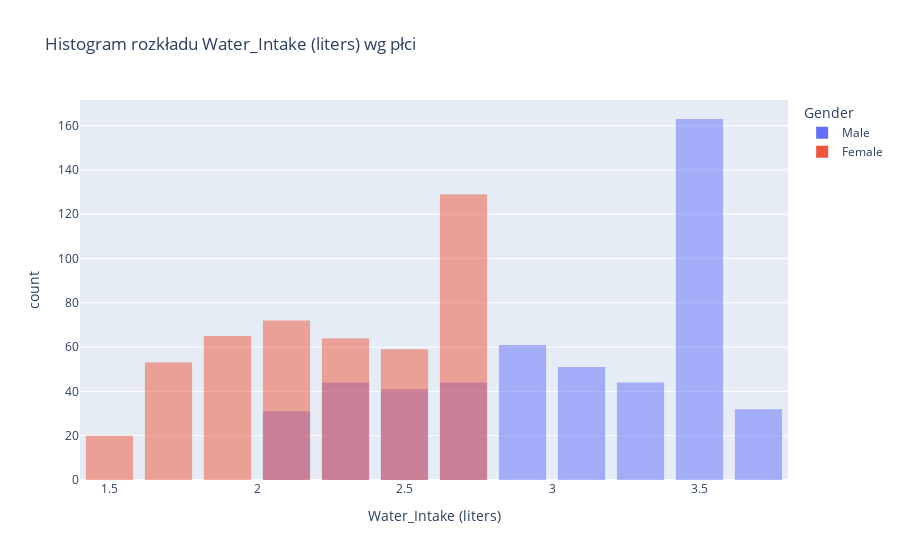
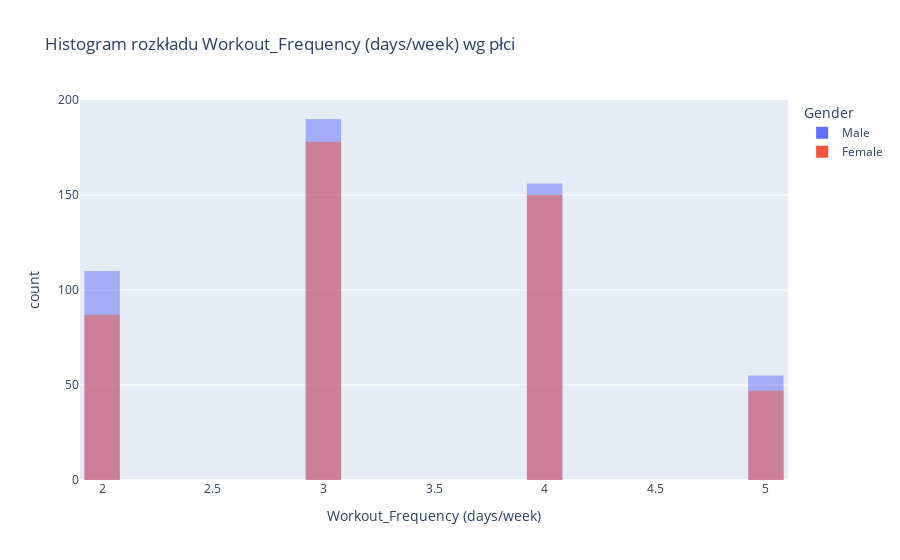
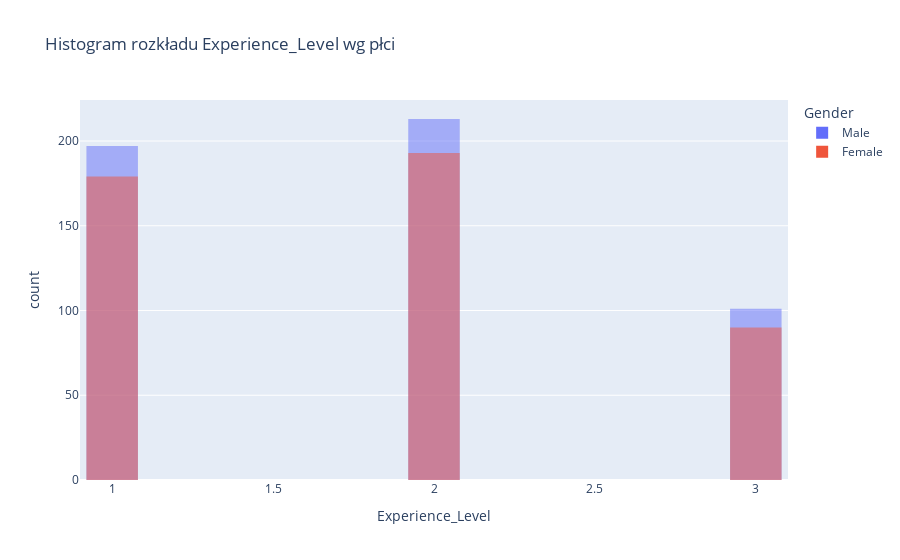
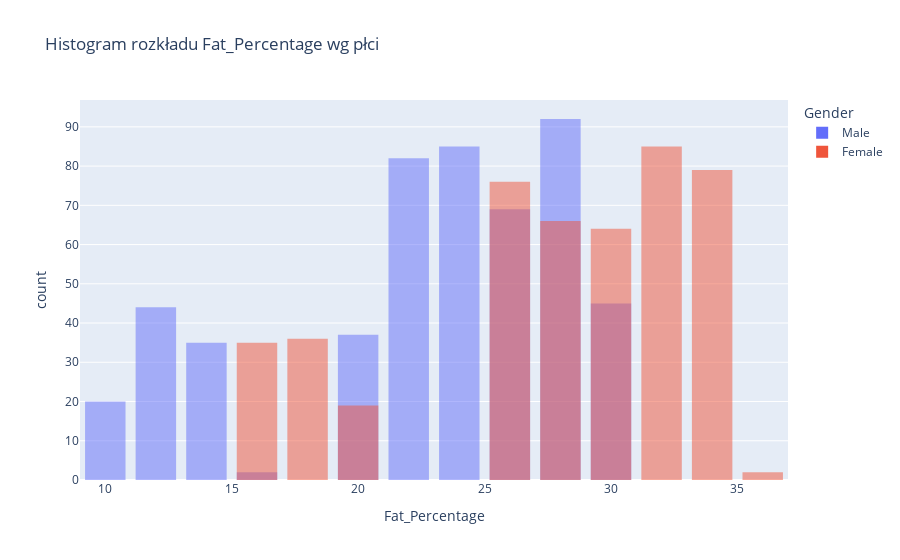

The cell these charts' notebook holds for them, in order:
### Code cell
# import plotly.express as px

included_columns = ['Water_Intake (liters)', 'Workout_Frequency (days/week)', 'Experience_Level', 'Fat_Percentage']

for col in included_columns:
    if col in df.columns:
        fig = px.histogram(
            df,
            x=col,
            color='Gender',  # rozdzielnie dla Male i Female
            barmode='overlay',  # słupki nakładają się
            nbins=20,  # można dopasować
            title=f"Histogram rozkładu {col} wg płci",
        )
        fig.update_layout(bargap=0.2)
        fig.show()

### Figure 1 — Plotly figure (JSON) as saved in the notebook; plotly's stock layout.template omitted (floating-point values rounded to 4 significant figures; data arrays with more than 128 entries replaced by an {"elided": "..."} marker saying what was removed)
{"data": [{"bingroup": "x", "hovertemplate": "Gender=Male<br>Water_Intake (liters)=%{x}<br>count=%{y}<extra></extra>", "legendgroup": "Male", "marker": {"color": "#636efa", "opacity": 0.5, "pattern": {"shape": ""}}, "name": "Male", "nbinsx": 20, "orientation": "v", "showlegend": true, "type": "histogram", "x": {"elided": "511 float values"}, "xaxis": "x", "yaxis": "y"}, {"bingroup": "x", "hovertemplate": "Gender=Female<br>Water_Intake (liters)=%{x}<br>count=%{y}<extra></extra>", "legendgroup": "Female", "marker": {"color": "#EF553B", "opacity": 0.5, "pattern": {"shape": ""}}, "name": "Female", "nbinsx": 20, "orientation": "v", "showlegend": true, "type": "histogram", "x": {"elided": "462 float values"}, "xaxis": "x", "yaxis": "y"}], "layout": {"bargap": 0.2, "barmode": "overlay", "legend": {"title": {"text": "Gender"}, "tracegroupgap": 0}, "title": {"text": "Histogram rozkładu Water_Intake (liters) wg płci"}, "xaxis": {"anchor": "y", "domain": [0, 1], "title": {"text": "Water_Intake (liters)"}}, "yaxis": {"anchor": "x", "domain": [0, 1], "title": {"text": "count"}}}}

### Figure 2 — Plotly figure (JSON) as saved in the notebook; plotly's stock layout.template omitted (floating-point values rounded to 4 significant figures; data arrays with more than 128 entries replaced by an {"elided": "..."} marker saying what was removed)
{"data": [{"bingroup": "x", "hovertemplate": "Gender=Male<br>Workout_Frequency (days/week)=%{x}<br>count=%{y}<extra></extra>", "legendgroup": "Male", "marker": {"color": "#636efa", "opacity": 0.5, "pattern": {"shape": ""}}, "name": "Male", "nbinsx": 20, "orientation": "v", "showlegend": true, "type": "histogram", "x": {"elided": "511 int values"}, "xaxis": "x", "yaxis": "y"}, {"bingroup": "x", "hovertemplate": "Gender=Female<br>Workout_Frequency (days/week)=%{x}<br>count=%{y}<extra></extra>", "legendgroup": "Female", "marker": {"color": "#EF553B", "opacity": 0.5, "pattern": {"shape": ""}}, "name": "Female", "nbinsx": 20, "orientation": "v", "showlegend": true, "type": "histogram", "x": {"elided": "462 int values"}, "xaxis": "x", "yaxis": "y"}], "layout": {"bargap": 0.2, "barmode": "overlay", "legend": {"title": {"text": "Gender"}, "tracegroupgap": 0}, "title": {"text": "Histogram rozkładu Workout_Frequency (days/week) wg płci"}, "xaxis": {"anchor": "y", "domain": [0, 1], "title": {"text": "Workout_Frequency (days/week)"}}, "yaxis": {"anchor": "x", "domain": [0, 1], "title": {"text": "count"}}}}

### Figure 3 — Plotly figure (JSON) as saved in the notebook; plotly's stock layout.template omitted (floating-point values rounded to 4 significant figures; data arrays with more than 128 entries replaced by an {"elided": "..."} marker saying what was removed)
{"data": [{"bingroup": "x", "hovertemplate": "Gender=Male<br>Experience_Level=%{x}<br>count=%{y}<extra></extra>", "legendgroup": "Male", "marker": {"color": "#636efa", "opacity": 0.5, "pattern": {"shape": ""}}, "name": "Male", "nbinsx": 20, "orientation": "v", "showlegend": true, "type": "histogram", "x": {"elided": "511 int values"}, "xaxis": "x", "yaxis": "y"}, {"bingroup": "x", "hovertemplate": "Gender=Female<br>Experience_Level=%{x}<br>count=%{y}<extra></extra>", "legendgroup": "Female", "marker": {"color": "#EF553B", "opacity": 0.5, "pattern": {"shape": ""}}, "name": "Female", "nbinsx": 20, "orientation": "v", "showlegend": true, "type": "histogram", "x": {"elided": "462 int values"}, "xaxis": "x", "yaxis": "y"}], "layout": {"bargap": 0.2, "barmode": "overlay", "legend": {"title": {"text": "Gender"}, "tracegroupgap": 0}, "title": {"text": "Histogram rozkładu Experience_Level wg płci"}, "xaxis": {"anchor": "y", "domain": [0, 1], "title": {"text": "Experience_Level"}}, "yaxis": {"anchor": "x", "domain": [0, 1], "title": {"text": "count"}}}}

### Figure 4 — Plotly figure (JSON) as saved in the notebook; plotly's stock layout.template omitted (floating-point values rounded to 4 significant figures; data arrays with more than 128 entries replaced by an {"elided": "..."} marker saying what was removed)
{"data": [{"bingroup": "x", "hovertemplate": "Gender=Male<br>Fat_Percentage=%{x}<br>count=%{y}<extra></extra>", "legendgroup": "Male", "marker": {"color": "#636efa", "opacity": 0.5, "pattern": {"shape": ""}}, "name": "Male", "nbinsx": 20, "orientation": "v", "showlegend": true, "type": "histogram", "x": {"elided": "511 float values"}, "xaxis": "x", "yaxis": "y"}, {"bingroup": "x", "hovertemplate": "Gender=Female<br>Fat_Percentage=%{x}<br>count=%{y}<extra></extra>", "legendgroup": "Female", "marker": {"color": "#EF553B", "opacity": 0.5, "pattern": {"shape": ""}}, "name": "Female", "nbinsx": 20, "orientation": "v", "showlegend": true, "type": "histogram", "x": {"elided": "462 float values"}, "xaxis": "x", "yaxis": "y"}], "layout": {"bargap": 0.2, "barmode": "overlay", "legend": {"title": {"text": "Gender"}, "tracegroupgap": 0}, "title": {"text": "Histogram rozkładu Fat_Percentage wg płci"}, "xaxis": {"anchor": "y", "domain": [0, 1], "title": {"text": "Fat_Percentage"}}, "yaxis": {"anchor": "x", "domain": [0, 1], "title": {"text": "count"}}}}
